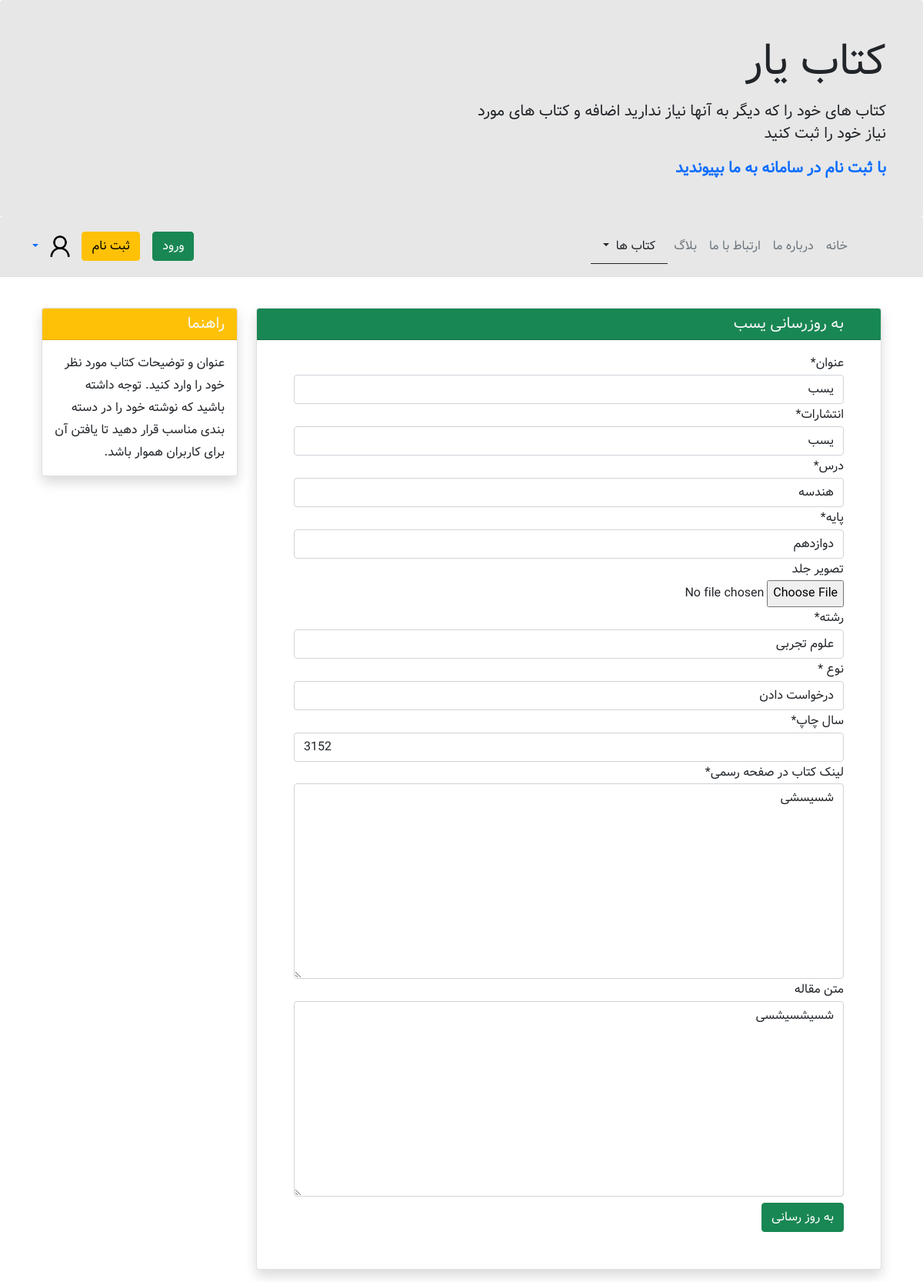
Screenshot of /books/4/update with the database file from the repository.
### books/models.py (models this page shows, shortened)
class Book(models.Model):
    NEED_OR_ADD_CHOICES = (
        ('need', _('needed')),
        ('add', _('added')),
    )
    MAJOR_CHOICES = (
        ('riazi', _('riazi')),
        ('tajrobi', _('tajrobi')),
        ('ensani', _('ensani')),
        ('general', _('general')),
        ('other', _('other')),
    )
    GRADE_CHOICES = (
        ('ten', _('tenth')),
        ('ele', _('eleventh')),
        ('twe', _('twelfth')),
        ('alg', _('all grades')),
        ('oth', _('other')),
    )
    LESSON_CHOICES = (
        ('calculus', _('calculus')),
        ('physics', _('physics')),
        ('chemistry', _('chemistry')),
        ('geometry', _('geometry')),
        ('statistics and probability', _('statistics and probability')),
        ('discrete math', _('discrete math')),
        ('biology', _('biology')),
        ('persian', _('persian')),
        ('arabic', _('arabic')),
        ('english', _('english')),
        ('religion and life', _('religion and life')),
        ('other', _('other')),
    )
    title = models.CharField(max_length=200, blank=False, verbose_name=_('title'))
    book_official_link = models.TextField(blank=False, verbose_name=_('book official link'))
    publisher = models.CharField(max_length=100, blank=False, verbose_name=_('publisher'))
    description = models.TextField(blank=True, verbose_name=_('description'))
    major = models.CharField(max_length=10, choices=MAJOR_CHOICES, blank=False, verbose_name=_('major'))
    grade = models.CharField(max_length=3, choices=GRADE_CHOICES, blank=False, verbose_name=_('grade'))
    lesson = models.CharField(max_length=30, choices=LESSON_CHOICES, blank=False, verbose_name=_('lesson'))
    need_or_add = models.CharField(max_length=5, choices=NEED_OR_ADD_CHOICES, blank=False, verbose_name=_('need or add'))
    year = models.IntegerField(verbose_name=_('publish year'))
    date_created = models.DateField(auto_now_add=True)
    time_created = models.TimeField(auto_now_add=True)
    user = models.ForeignKey(get_user_model(), related_name='books', on_delete=models.CASCADE)
    is_active = models.BooleanField()
    book_cover = models.ImageField(upload_to='book_covers/', blank=True, verbose_name=_('book cover'))

### books/views.py (the view, shortened to what this page needs)
# urls.py: path('<int:pk>/update', views.BookUpdateView.as_view(), name='book_update'),
class BookUpdateView(generic.UpdateView, UserPassesTestMixin, LoginRequiredMixin):
    model = Book
    template_name = 'books/book_update_view.html'
    success_url = reverse_lazy('home')
    form_class = BookUpdateForm

### books/forms.py
class BookUpdateForm(forms.ModelForm):
    class Meta:
        model = Book
        fields = (
            'title',
            'publisher',
            'lesson',
            'grade',
            'book_cover',
            'major',
            'need_or_add',
            'year',
            'book_official_link',
            'description',
        )

### books/templates/books/book_update_view.html (shortened to what this page needs)
{% extends '_base.html' %}
{% load crispy_forms_tags %}
{% block nav-links %}
    <li><a href="{% url 'home' %}" class="nav-link px-2 text-secondary">خانه</a></li>
    <li><a href="{% url 'home' %}#about" class="nav-link px-2 text-secondary ">درباره ما</a></li>
    <li><a href="{% url 'home' %}#contact" class="nav-link px-2 text-secondary ">ارتباط با ما</a></li>
    <li><a href="{% url 'blog_list' %}" class="nav-link px-2 text-secondary">بلاگ</a></li>
    <li class="nav-item dropdown ">
        <a class="nav-link dropdown-toggle text-dark border-bottom border-dark" href="#" role="button" data-bs-toggle="dropdown"
           aria-expanded="false">
            کتاب ها
        </a>
    </li>
{% endblock nav-links %}
{% block page-content %}
<div class="container mt-4" dir="rtl">
    <div class="row">
        <div class="col-9">
            <div class="card shadow my-3">
                <h5 class="card-header bg-success text-light px-5">به روزرسانی {{ book.title }}</h5>
                <div class="px-5 pt-3 pb-5">
                    <form method="POST" enctype="multipart/form-data">
                        {{ form|crispy }}
                        <button type="submit" class="btn btn-success mt-2">به روز رسانی</button>
                    </form>
                </div>
            </div>
        </div>
        <div class="col-3">
                <div class="card my-3 shadow">
                    <h5 class="card-header bg-warning text-light">راهنما</h5>
                    <div class="card-body">
                        <p class="card-text">
                            عنوان و توضیحات کتاب مورد نظر خود را وارد کنید.
                            توجه داشته باشید که نوشته خود را در دسته بندی مناسب قرار دهید تا یافتن آن برای کاربران هموار باشد.
                        </p>
                    </div>
                </div>
        </div>
    </div>
</div>
{% endblock page-content %}

### static/css/style.css (style rules this page uses)
* { font-family: "vazir", sans-serif; line-height: 1.8rem; }
a { text-decoration: none; }

### templates/_base.html (style rules this page uses)
a { text-decoration: none; }

### rows the page displays
Book: title "یسب", publisher "یسب", lesson "هندسه", grade "دوازدهم", major "علوم تجربی", need_or_add "درخواست دادن", year "3152", book_official_link "شسیسشی", description "شسیشسیشسی"
